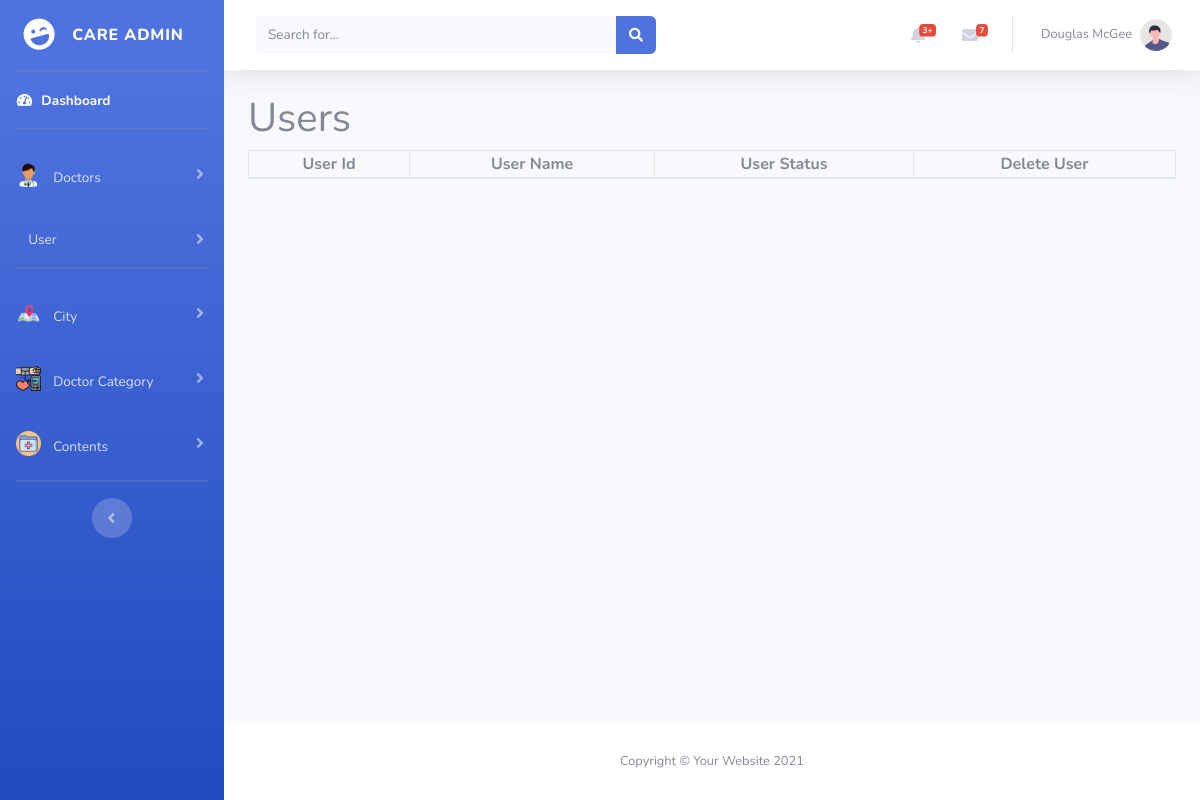
The app's page /admin/viewusers.php, older data.
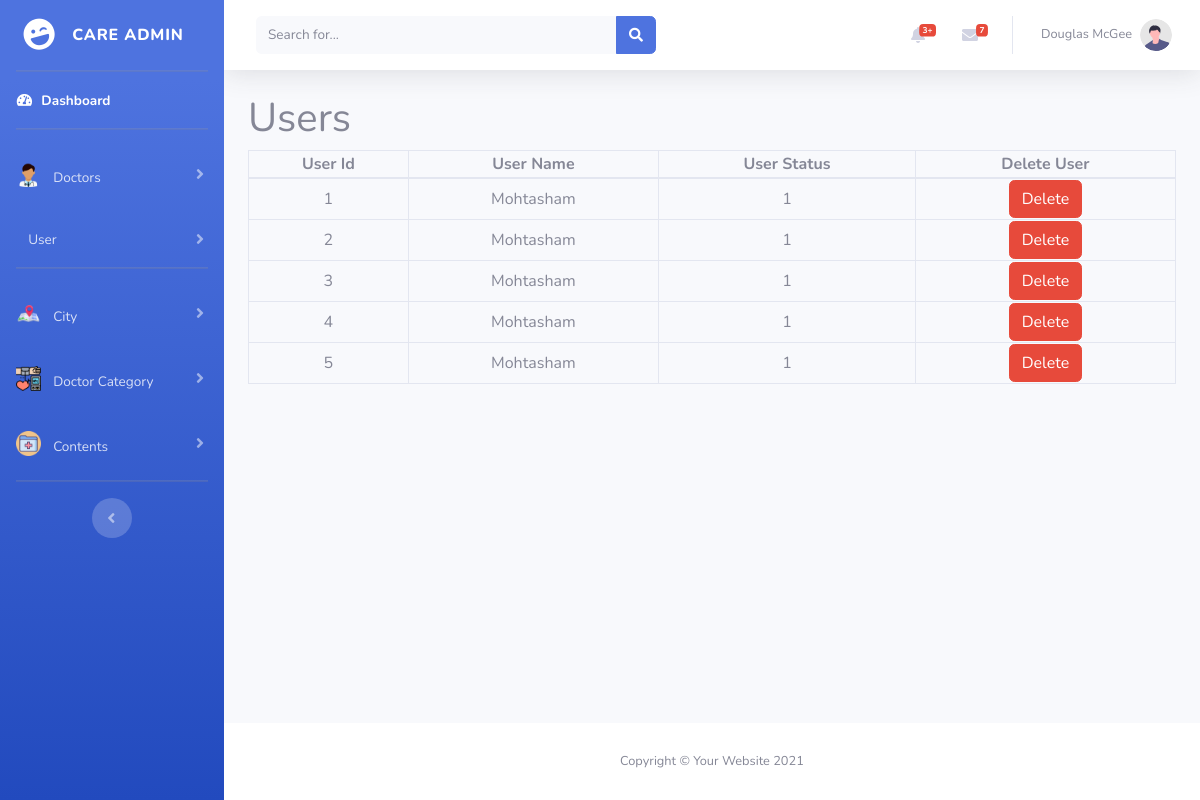
The same page, newer data.
### tables this page shows
CREATE TABLE `users` (
  `user_id` int(11) NOT NULL,
  `user_name` varchar(1001) NOT NULL,
  `user_email` varchar(100) NOT NULL,
  `user_password` varchar(100) NOT NULL,
  `status` int(11) NOT NULL
);

### admin/viewusers.php (the view, shortened to what this page needs)
<?php
include("connection.php");
$select_users_query = "SELECT * FROM `users`";
$run_select_users_query = mysqli_query($connection, $select_users_query);
?>
<!DOCTYPE html>
<html lang="en">
<head>
    <link href="vendor/fontawesome-free/css/all.min.css" rel="stylesheet" type="text/css">
    <link href="https://cdn.jsdelivr.net/npm/bootstrap@5.0.2/dist/css/bootstrap.min.css" rel="stylesheet"
>
    <link href="css/sb-admin-2.min.css" rel="stylesheet">
</head>
<body id="page-top">
    <div id="wrapper">
        <?php include 'sidebar.php';?>
        <div id="content-wrapper" class="d-flex flex-column">
            <div id="content">
                <?php include 'topbar.php';?>
                <div class="container">
                        <h1>Users</h1>
                        <table class="table-bordered w-100 text-center">
                            <thead>
                                <th>User Id</th>
                                <th>User Name</th>
                                <th>User Status</th>
                                <th>Delete User</th>
                            </thead>
                            <tbody>
                                <?php while($row = mysqli_fetch_array($run_select_users_query)){?>
                              <tr>
                                        <td><?php echo $row['user_id']; ?></td>
                                        <td><?php echo $row['user_name']; ?></td>
                                        <td><?php echo $row['status']; ?></td>
                                        <td><a href="deleteuser.php?id=<?php echo $row['user_id']; ?>" class="btn btn-danger">Delete</a></td>
                              </tr>
                                <?php } ?>
                            </tbody>
                        </table>
                </div>
            </div>
            <?php include 'footer.php' ?>
        </div>
    </div>
</body>
</html>

### admin/sidebar.php (shortened to what this page needs)
<ul class="navbar-nav bg-gradient-primary sidebar sidebar-dark accordion" id="accordionSidebar">
    <a class="sidebar-brand d-flex align-items-center justify-content-center" href="index.html">
        <div class="sidebar-brand-icon rotate-n-15">
            <i class="fas fa-laugh-wink"></i>
        </div>
        <div class="sidebar-brand-text mx-3">Care Admin</div>
    </a>
    <hr class="sidebar-divider my-0">
    <li class="nav-item active">
        <a class="nav-link" href="index.html">
            <i class="fas fa-fw fa-tachometer-alt"></i>
            <span>Dashboard</span></a>
    </li>
    <hr class="sidebar-divider">
    <li class="nav-item">
        <a class="nav-link collapsed" href="#" data-toggle="collapse" data-target="#collapseTwo"
            aria-expanded="true" aria-controls="collapseTwo">
            <img src="images/Doctor-Icon.png" alt="" width="25" class="pb-2 me-2">
            <span>Doctors</span>
        </a>
    </li>
    <li class="nav-item">
        <a class="nav-link collapsed" href="#" data-toggle="collapse" data-target="#collapseUtilities"
            aria-expanded="true" aria-controls="collapseUtilities">
            <span>User</span>
        </a>
    </li>
    <hr class="sidebar-divider">
    <li class="nav-item">
        <a class="nav-link collapsed" href="#" data-toggle="collapse" data-target="#collapsePages"
            aria-expanded="true" aria-controls="collapsePages">
            <img src="images/city-icon.png" alt="" width="25" class="pb-2 me-2">
            <span>City</span>
        </a>
    </li>
    <li class="nav-item">
        <a class="nav-link collapsed" href="#" data-toggle="collapse" data-target="#collapsePages2"
            aria-expanded="true" aria-controls="collapsePages">
            <img src="images/category-icon.png" alt="" width="25" class="pb-2 me-2">
            <span>Doctor Category</span>
        </a>
    </li>
    <li class="nav-item">
        <a class="nav-link collapsed" href="#" data-toggle="collapse" data-target="#collapsePages3"
            aria-expanded="true" aria-controls="collapsePages">
            <img src="images/content-icon.png" alt="" width="25" class="pb-2 me-2">
            <span>Contents</span>
        </a>
    </li>
    <hr class="sidebar-divider d-none d-md-block">
    <div class="text-center d-none d-md-inline">
        <button class="rounded-circle border-0" id="sidebarToggle"></button>
    </div>
</ul>

### admin/topbar.php (shortened to what this page needs)
<nav class="navbar navbar-expand navbar-light bg-white topbar mb-4 static-top shadow">
    <form
        class="d-none d-sm-inline-block form-inline mr-auto ml-md-3 my-2 my-md-0 mw-100 navbar-search">
        <div class="input-group">
            <input type="text" class="form-control bg-light border-0 small" placeholder="Search for..."
                aria-label="Search" aria-describedby="basic-addon2">
            <div class="input-group-append">
                <button class="btn btn-primary" type="button">
                    <i class="fas fa-search fa-sm"></i>
                </button>
            </div>
        </div>
    </form>
    <ul class="navbar-nav ml-auto">
        <li class="nav-item dropdown no-arrow mx-1">
            <a class="nav-link dropdown-toggle" href="#" id="alertsDropdown" role="button"
                data-toggle="dropdown" aria-haspopup="true" aria-expanded="false">
                <i class="fas fa-bell fa-fw"></i>
                <span class="badge badge-danger badge-counter">3+</span>
            </a>
        </li>
        <li class="nav-item dropdown no-arrow mx-1">
            <a class="nav-link dropdown-toggle" href="#" id="messagesDropdown" role="button"
                data-toggle="dropdown" aria-haspopup="true" aria-expanded="false">
                <i class="fas fa-envelope fa-fw"></i>
                <span class="badge badge-danger badge-counter">7</span>
            </a>
        </li>
        <li class="nav-item dropdown no-arrow">
            <a class="nav-link dropdown-toggle" href="#" id="userDropdown" role="button"
                data-toggle="dropdown" aria-haspopup="true" aria-expanded="false">
                <span class="mr-2 d-none d-lg-inline text-gray-600 small">Douglas McGee</span>
                <img class="img-profile rounded-circle"
                    src="img/undraw_profile.svg">
            </a>
        </li>
    </ul>
</nav>

### admin/footer.php
<footer class="sticky-footer bg-white">
    <div class="container my-auto">
        <div class="copyright text-center my-auto">
            <span>Copyright &copy; Your Website 2021</span>
        </div>
    </div>
</footer>

Row changes from the older to the newer data that the page shows:
added users: user_id "1", user_name "Mohtasham", status "1"
added users: user_id "2", user_name "Mohtasham", status "1"
added users: user_id "3", user_name "Mohtasham", status "1"
added users: user_id "4", user_name "Mohtasham", status "1"
added users: user_id "5", user_name "Mohtasham", status "1"
